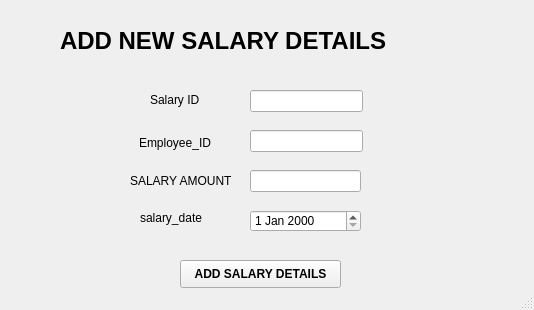
<?xml version="1.0" encoding="UTF-8"?>
<ui version="4.0">
 <class>MainWindow</class>
 <widget class="QMainWindow" name="MainWindow">
  <property name="geometry">
   <rect>
    <x>0</x>
    <y>0</y>
    <width>534</width>
    <height>310</height>
   </rect>
  </property>
  <property name="windowTitle">
   <string>MainWindow</string>
  </property>
  <widget class="QWidget" name="centralwidget">
   <widget class="QPushButton" name="pushButton">
    <property name="geometry">
     <rect>
      <x>180</x>
      <y>260</y>
      <width>161</width>
      <height>28</height>
     </rect>
    </property>
    <property name="font">
     <font>
      <weight>75</weight>
      <bold>true</bold>
     </font>
    </property>
    <property name="text">
     <string>ADD SALARY DETAILS</string>
    </property>
   </widget>
   <widget class="QLineEdit" name="lineEdit_3">
    <property name="geometry">
     <rect>
      <x>250</x>
      <y>130</y>
      <width>113</width>
      <height>22</height>
     </rect>
    </property>
   </widget>
   <widget class="QLabel" name="label_3">
    <property name="geometry">
     <rect>
      <x>139</x>
      <y>133</y>
      <width>81</width>
      <height>20</height>
     </rect>
    </property>
    <property name="text">
     <string>Employee_ID</string>
    </property>
   </widget>
   <widget class="QDateEdit" name="dateEdit">
    <property name="geometry">
     <rect>
      <x>250</x>
      <y>210</y>
      <width>111</width>
      <height>22</height>
     </rect>
    </property>
   </widget>
   <widget class="QLineEdit" name="lineEdit_2">
    <property name="geometry">
     <rect>
      <x>250</x>
      <y>170</y>
      <width>111</width>
      <height>22</height>
     </rect>
    </property>
   </widget>
   <widget class="QLabel" name="label_5">
    <property name="geometry">
     <rect>
      <x>140</x>
      <y>210</y>
      <width>71</width>
      <height>16</height>
     </rect>
    </property>
    <property name="text">
     <string>salary_date</string>
    </property>
   </widget>
   <widget class="QLabel" name="label_8">
    <property name="geometry">
     <rect>
      <x>60</x>
      <y>20</y>
      <width>421</width>
      <height>41</height>
     </rect>
    </property>
    <property name="font">
     <font>
      <pointsize>18</pointsize>
      <weight>75</weight>
      <bold>true</bold>
     </font>
    </property>
    <property name="text">
     <string>ADD NEW SALARY DETAILS</string>
    </property>
   </widget>
   <widget class="QLabel" name="label">
    <property name="geometry">
     <rect>
      <x>150</x>
      <y>92</y>
      <width>55</width>
      <height>16</height>
     </rect>
    </property>
    <property name="text">
     <string>Salary ID</string>
    </property>
   </widget>
   <widget class="QLineEdit" name="lineEdit">
    <property name="geometry">
     <rect>
      <x>250</x>
      <y>90</y>
      <width>113</width>
      <height>22</height>
     </rect>
    </property>
   </widget>
   <widget class="QLabel" name="label_2">
    <property name="geometry">
     <rect>
      <x>130</x>
      <y>170</y>
      <width>101</width>
      <height>21</height>
     </rect>
    </property>
    <property name="text">
     <string>SALARY AMOUNT</string>
    </property>
   </widget>
  </widget>
  <widget class="QStatusBar" name="statusbar"/>
 </widget>
 <resources/>
 <connections/>
</ui>
